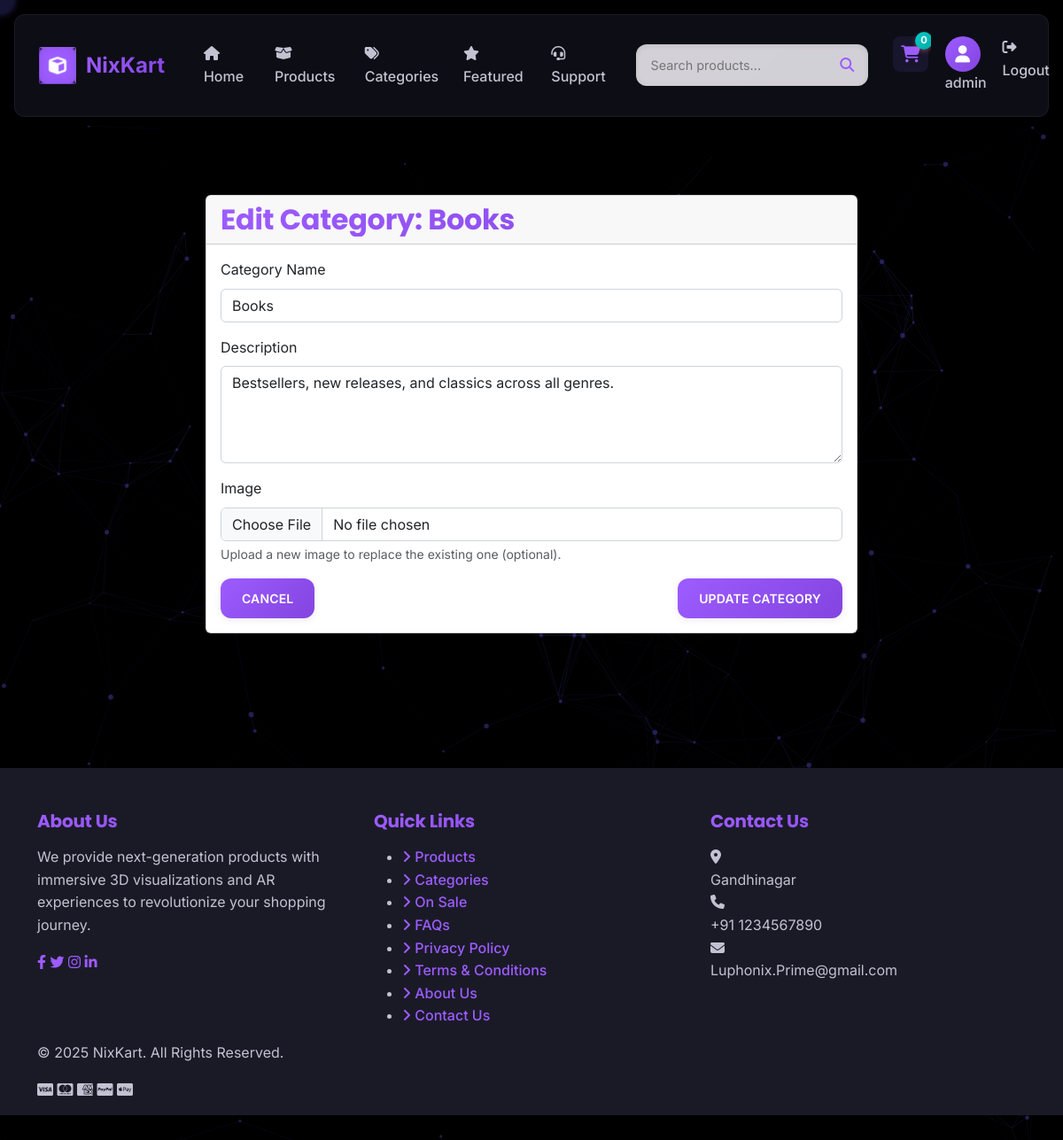
The page /edit-category/books/ (signed in) on the database its author committed.
### store/models.py (models this page shows, shortened)
class Category(models.Model):
    name = models.CharField(max_length=100)
    slug = models.SlugField(unique=True, blank=True)
    description = models.TextField(blank=True)
    image = models.ImageField(upload_to='categories/', blank=True, null=True)
    created_at = models.DateTimeField(auto_now_add=True)
    updated_at = models.DateTimeField(auto_now=True)
    class Meta:
        verbose_name_plural = 'Categories'
        ordering = ['name']

### store/views.py (the view, shortened to what this page needs)
# urls.py: path('edit-category/<slug:category_slug>/', views.edit_category, name='edit_category'),
@staff_member_required
def edit_category(request, category_slug):
    category = get_object_or_404(Category, slug=category_slug)
    return render(request, 'store/edit_category.html', {'category': category})

### store/context_processors.py (called while the page is built, shortened)
def cart_count(request):
    count = 0
    if request.user.is_authenticated:
        try:
            cart = Cart.objects.get(user=request.user)
            count = cart.items.count()
        except Cart.DoesNotExist:
            pass
    return {'cart_count': count}

### templates/store/edit_category.html (shortened to what this page needs)
{% extends 'base.html' %}
{% block content %}
<div class="container py-5">
    <div class="row justify-content-center">
        <div class="col-md-8">
            <div class="card">
                <div class="card-header">
                    <h2 class="card-title mb-0">Edit Category: {{ category.name }}</h2>
                </div>
                <div class="card-body">
                    <form method="post" enctype="multipart/form-data">
                        <div class="mb-3">
                            <label for="name" class="form-label">Category Name</label>
                            <input type="text" name="name" id="name" class="form-control" value="{{ category.name }}" required>
                        </div>
                        <div class="mb-3">
                            <label for="description" class="form-label">Description</label>
                            <textarea name="description" id="description" rows="4" class="form-control">{{ category.description }}</textarea>
                        </div>
                        <div class="mb-3">
                            <label for="image" class="form-label">Image</label>
                            <input type="file" name="image" id="image" class="form-control" accept="image/*">
                            <div class="form-text">Upload a new image to replace the existing one (optional).</div>
                        </div>
                        <div class="d-flex justify-content-between">
                            <a href="{% url 'category_detail' category.slug %}" class="btn btn-outline-secondary">Cancel</a>
                            <button type="submit" class="btn btn-primary">Update Category</button>
                        </div>
                    </form>
                </div>
            </div>
        </div>
    </div>
</div>
{% endblock %}

### templates/base.html (shortened to what this page needs)
{% load static %}
<!DOCTYPE html>
<html lang="en">
<head>
    <link href="https://cdn.jsdelivr.net/npm/bootstrap@5.3.0/dist/css/bootstrap.min.css" rel="stylesheet">
    <link rel="stylesheet" href="https://cdnjs.cloudflare.com/ajax/libs/font-awesome/6.4.0/css/all.min.css">
    <link rel="stylesheet" href="https://cdn.jsdelivr.net/npm/aos@2.3.4/dist/aos.css">
    <link rel="stylesheet" href="{% static 'css/main.css' %}">
    <link rel="stylesheet" href="{% static 'css/animations.css' %}">
</head>
<body class="neo-theme">
    <div class="cursor-follower"></div>
    <div id="particles-js" class="particles-container"></div>
    <header class="site-header">
        <nav class="navbar navbar-expand-lg glass-morphism">
            <div class="container">
                <a class="navbar-brand neo-logo" href="{% url 'index' %}">
                    <div class="logo-wrapper">
                        <div class="logo-cube">
                            <div class="logo-side back"><i class="fas fa-shopping-cart"></i></div>
                            <div class="logo-side top"></div>
                            <div class="logo-side bottom"></div>
                        </div>
                    </div>
                    <span class="logo-text">NixKart</span>
                </a>
                <div class="collapse navbar-collapse" id="navbarNav">
                    <ul class="navbar-nav neo-nav me-auto">
                        <li class="nav-item">
                            <a class="nav-link hover-3d" href="{% url 'index' %}">
                                <span class="hover-3d-inner"><i class="fas fa-home"></i> Home</span>
                            </a>
                        </li>
                        <li class="nav-item">
                            <a class="nav-link hover-3d" href="{% url 'product_list' %}">
                                <span class="hover-3d-inner"><i class="fas fa-box-open"></i> Products</span>
                            </a>
                        </li>
                        <li class="nav-item">
                            <a class="nav-link hover-3d" href="{% url 'categories' %}">
                                <span class="hover-3d-inner"><i class="fas fa-tags"></i> Categories</span>
                            </a>
                        </li>
                        <li class="nav-item">
                            <a class="nav-link hover-3d" href="{% url 'featured' %}">
                                <span class="hover-3d-inner"><i class="fas fa-star"></i> Featured</span>
                            </a>
                        </li>
                        <li class="nav-item">
                            <a class="nav-link hover-3d" href="{% url 'support' %}">
                                <span class="hover-3d-inner"><i class="fas fa-headset"></i> Support</span>
                            </a>
                        </li>
                    </ul>
                    <form class="neo-search mx-3" action="{% url 'search_results' %}" method="GET">
                        <div class="search-wrapper">
                            <div class="search-input-container">
                                <input class="search-input" type="search" name="q" placeholder="Search products..." aria-label="Search">
                                <div class="search-backdrop"></div>
                            </div>
                            <button class="search-button" type="submit">
                                <i class="fas fa-search"></i>
                            </button>
                        </div>
                    </form>
                    <ul class="navbar-nav ms-auto">
                        <li class="nav-item">
                            <a class="nav-link cart-icon-wrapper" href="{% url 'cart' %}">
                                <div class="cart-icon-3d">
                                    <i class="fas fa-shopping-cart"></i>
                                    <span class="cart-count-badge">{{ cart_count }}</span>
                                </div>
                            </a>
                        </li>
                        {% if user.is_authenticated %}
                        <li class="nav-item">
                            <a class="nav-link hover-3d" href="{% url 'profile' %}">
                                <div class="avatar-container">
                                    <div class="avatar-inner">
                                        <i class="fas fa-user"></i>
                                    </div>
                                </div>
                                <span class="username">{{ user.username }}</span>
                            </a>
                        </li>
                        <li class="nav-item">
                            <a class="nav-link hover-3d" href="{% url 'logout' %}">
                                <span class="hover-3d-inner"><i class="fas fa-sign-out-alt"></i> Logout</span>
                            </a>
                        </li>
                        {% endif %}
                    </ul>
                </div>
                </div>
        </nav>
    </header>
    <main class="content-wrapper">
        <div class="neo-container" data-aos="fade-up">
            {% block content %}{% endblock %}
        </div>
    </main>
    <footer class="neo-footer">
        <div class="container">
            <div class="row footer-content" data-aos="fade-up">
                <div class="col-md-4">
                    <div class="footer-section">
                        <h5 class="neo-heading">About Us</h5>
                        <p class="neo-text">We provide next-generation products with immersive 3D visualizations and AR experiences to revolutionize your shopping journey.</p>
                        <div class="social-icons">
                            <a href="#" class="social-icon"><i class="fab fa-facebook-f"></i></a>
                            <a href="#" class="social-icon"><i class="fab fa-twitter"></i></a>
                            <a href="#" class="social-icon"><i class="fab fa-instagram"></i></a>
                            <a href="#" class="social-icon"><i class="fab fa-linkedin-in"></i></a>
                        </div>
                    </div>
                </div>
                <div class="col-md-4">
                    <div class="footer-section">
                        <h5 class="neo-heading">Quick Links</h5>
                        <ul class="neo-links">
                            <li><a href="{% url 'product_list' %}"><i class="fas fa-angle-right"></i> Products</a></li>
                            <li><a href="{% url 'categories' %}"><i class="fas fa-angle-right"></i> Categories</a></li>
                            <li><a href="{% url 'on_sale_products' %}"><i class="fas fa-angle-right"></i> On Sale</a></li>
                            <li><a href="{% url 'faq' %}"><i class="fas fa-angle-right"></i> FAQs</a></li>
                            <li><a href="{% url 'privacy' %}"><i class="fas fa-angle-right"></i> Privacy Policy</a></li>
                            <li><a href="{% url 'terms' %}"><i class="fas fa-angle-right"></i> Terms & Conditions</a></li>
                            <li><a href="{% url 'about' %}"><i class="fas fa-angle-right"></i> About Us</a></li>
                            <li><a href="{% url 'contact' %}"><i class="fas fa-angle-right"></i> Contact Us</a></li>
                        </ul>
                    </div>
                </div>
                <div class="col-md-4">
                    <div class="footer-section">
                        <h5 class="neo-heading">Contact Us</h5>
                        <div class="contact-info">
                            <div class="contact-item">
                                <div class="icon-container">
                                    <i class="fas fa-map-marker-alt"></i>
                                </div>
                                <span>Gandhinagar</span>
                            </div>
                            <div class="contact-item">
                                <div class="icon-container">
                                    <i class="fas fa-phone"></i>
                                </div>
                                <span>+91 1234567890</span>
                            </div>
                            <div class="contact-item">
                                <div class="icon-container">
                                    <i class="fas fa-envelope"></i>
                                </div>
                                <span>Luphonix.Prime@gmail.com</span>
                            </div>
                        </div>
                    </div>
                </div>
            </div>
            <div class="row">
                <div class="col-12">
                    <div class="footer-bottom">
                        <div class="copyright">
                            <p>&copy; {% now "Y" %} NixKart. All Rights Reserved.</p>
                        </div>
                        <div class="payment-methods">
                            <i class="fab fa-cc-visa"></i>
                            <i class="fab fa-cc-mastercard"></i>
                            <i class="fab fa-cc-amex"></i>
                            <i class="fab fa-cc-paypal"></i>
                            <i class="fab fa-cc-apple-pay"></i>
                        </div>
                    </div>
                </div>
            </div>
        </div>
    </footer>
</body>
</html>

### static/css/animations.css (style rules this page uses)
.cart-icon-wrapper { position: relative; }
.navbar-nav .nav-item { position: relative; overflow: hidden; }
.input-animated { transition: all 0.3s ease; border: 1px solid #ced4da; }
label { transition: all 0.3s ease; }

### rows shown on the page
Category: name "Books", description "Bestsellers, new releases, and classics across all genres."

### other values the page prints
{{ cart_count }} "0"
{{ user.username }} "admin"
